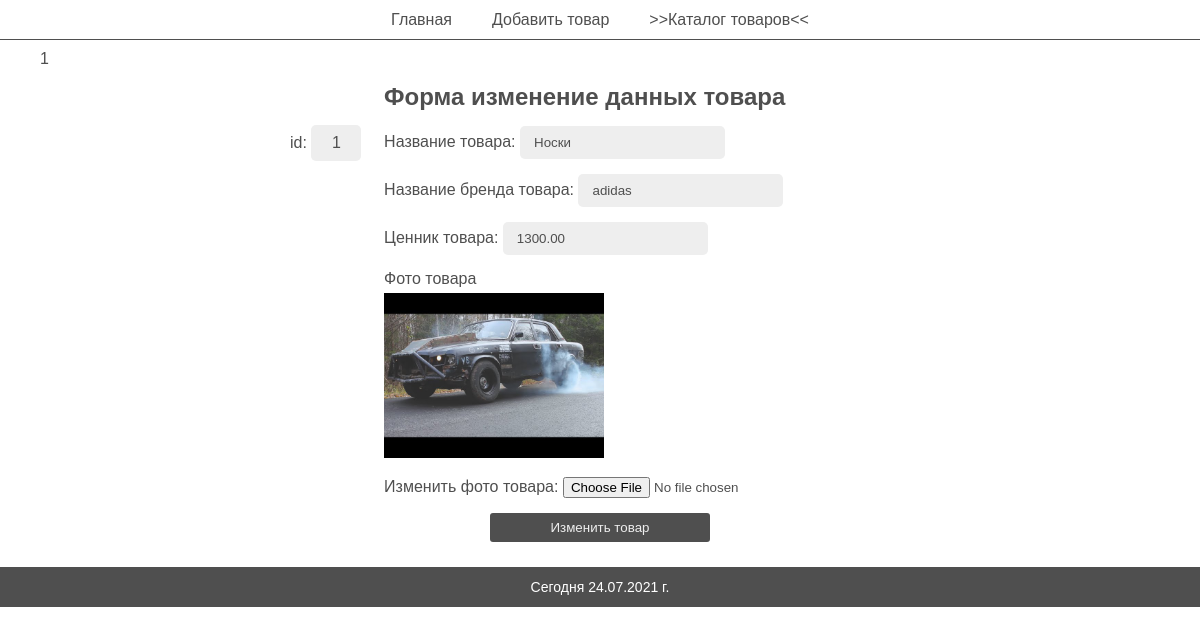
Screenshot of /administration/admin-panel.php?page=admin-panel--edit&id_product=1 with the database file from the repository.
### tables this page shows
CREATE TABLE `catalog` (
  `id` int(10) UNSIGNED NOT NULL,
  `name` varchar(128) NOT NULL,
  `branch_id` int(10) UNSIGNED DEFAULT NULL,
  `price` decimal(10,2) NOT NULL,
  `views` int(10) UNSIGNED NOT NULL DEFAULT 0
);

CREATE TABLE `galary` (
  `id` int(10) UNSIGNED NOT NULL,
  `image_name` varchar(128) NOT NULL,
  `type` varchar(128) NOT NULL,
  `url` varchar(128) NOT NULL,
  `id_product` int(10) UNSIGNED DEFAULT NULL
);

CREATE TABLE `branch` (
  `id` int(10) UNSIGNED NOT NULL,
  `branch_name` varchar(128) NOT NULL
);

### administration/components/elements/forms/edit.php (the view, shortened to what this page needs)
<?php
    if((int)processingLines($_GET['id_product']) != 0)
    {
        echo (int)$_GET['id_product'];
        $product = "SELECT *
        FROM catalog
        INNER JOIN branch
        ON catalog.branch_id=branch.id
        INNER JOIN galary
        ON galary.id_product=catalog.id
        wHERE catalog.id = {$_GET['id_product']}";
        $product_req = requestInDataBase($product);
        $product_row = mysqli_fetch_array($product_req);
    }
?>
<form class="form" enctype="multipart/form-data" action="admin-panel.php?page=admin-panel--edit" method="POST">
    <h2>Форма изменение данных товара</h2>
    <div class="form__item--id">
        <span>id: </span>
        <div class="form__item--field_id"><?php echo $product_row['id']?></div>
    </div>
    <label class="form__item">
        <span>Название товара: </span>
        <input name="name" type="text" value="<?php echo $product_row['name']?>">
    </label>
    <label class="form__item">
        <span>Название бренда товара: </span>
        <input name="branch" type="text" value="<?php echo $product_row['branch_name']?>">
    </label>
    <label class="form__item">
        <span>Ценник товара: </span>
        <input name="price" type="text" value="<?php echo $product_row['price']?>">
    </label>
    <div class="form__item form__item--img">
        <span>Фото товара</span>
        <img src="../<?php echo $product_row['url'].$product_row['image_name'].".".$product_row['type']?>" alt="<?php echo $product_row['name']?>">
    </div>
    <div class="form__item">
        <span>Изменить фото товара: </span>
        <input name="image" type="file">
    </div>
    <input class="form--button" type="submit" value="Изменить товар">
</form>

### assets/css/nullstyle.css (style rules this page uses)
*, *::before, *::after { margin: 0; padding: 0; box-sizing: border-box; outline: none; font-family: Arial, sans-serif; color: #4f4f4f; }
* > img { width: 100%; height: auto; max-height: 100%; }
input[type="submit"] { border: 0; border-radius: 3px; cursor: pointer; user-select: none; }

### assets/css/main.css (style rules this page uses)
.form { display: grid; grid-template: 1fr; justify-content: center; gap: 15px; padding: 15px 0; }

### administration/assets/css/style.css (style rules this page uses)
form { position: relative; }
.form__item--id { position: absolute; top: 57px; left: calc(50% - 310px); text-align: center; }
.form__item--field_id { display: inline-block; width: 50px; text-align: center; }
.form__item--img { max-width: 220px; height: auto; }
.form__item--img img { cursor: zoom-in; }
.form__item--img span { display: block; margin-bottom: 5px; }
input[type="text"], input[type="number"], input[type="submit"], .form__item--field_id { padding: 7px 12px; }
input[type="text"], input[type="number"], .form__item--field_id { background-color: #eee; border-radius: 5px; border: solid 2px transparent; }
input[type="submit"] { display: block; width: 220px; margin: 0 auto; background-color: #4f4f4f; color: #eee; }

### rows the page displays
catalog: galary.id "1", name "Носки", branch "adidas", price "1300.00", galary.url+image_name (placeholder picture)

### other values shown
$_GET['id_product'] "1"
